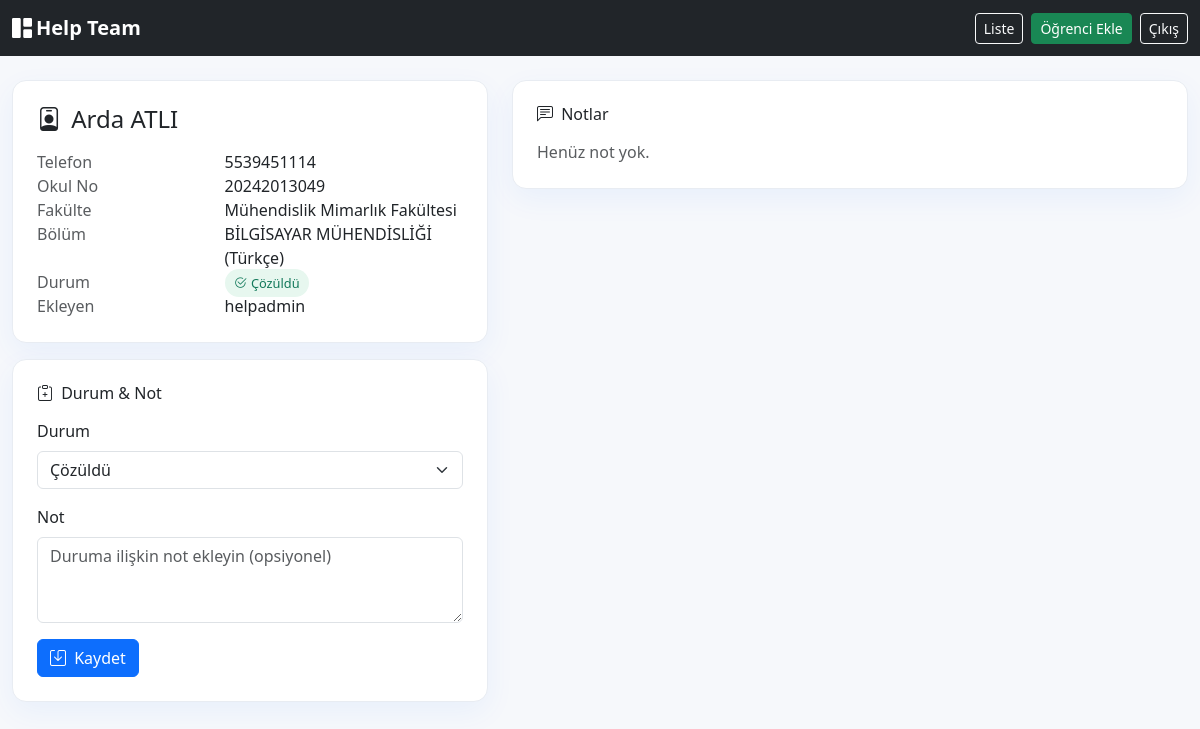
The page /student/1 (signed in) on the database its author committed.
### app.py (models this page shows)
class Student(db.Model):
    id = db.Column(db.Integer, primary_key=True)
    name = db.Column(db.String(150), nullable=False)
    phone = db.Column(db.String(20))
    school_no = db.Column(db.String(20))
    added_by = db.Column(db.String(150))
    status = db.Column(db.String(20), default='cozulmedi')  # 'cozuldu' | 'cozulmedi'
    department = db.Column(db.String(200))   # Bölüm
    faculty = db.Column(db.String(200))      # Fakülte

### app.py (the view, shortened to what this page needs)
@app.route("/student/<int:id>", methods=["GET", "POST"])
@login_required
def view_student(id):
    s = Student.query.get_or_404(id)
    notes = StudentNote.query.filter_by(student_id=id).order_by(StudentNote.created_at.desc()).all()
    return render_template("view_student.html", student=s, notes=notes)

### app.py (called while the page is built)
@login_manager.user_loader
def load_user(user_id):
    return User.query.get(int(user_id))

### templates/view_student.html (shortened to what this page needs)
<!doctype html>
<html lang="tr">
<head>
  <link href="https://cdn.jsdelivr.net/npm/bootstrap@5.3.2/dist/css/bootstrap.min.css" rel="stylesheet">
  <link href="https://cdn.jsdelivr.net/npm/bootstrap-icons@1.11.3/font/bootstrap-icons.css" rel="stylesheet">
</head>
<body>
<nav class="navbar navbar-expand-lg bg-dark navbar-dark">
  <div class="container-xxl">
    <a class="navbar-brand fw-semibold" href="{{ url_for('dashboard') }}"><i class="bi bi-grid-1x2-fill me-1"></i>Help Team</a>
    <div class="d-flex gap-2">
      <a href="{{ url_for('main_screen') }}" class="btn btn-outline-light btn-sm">Liste</a>
      <a href="{{ url_for('add_student') }}" class="btn btn-success btn-sm">Öğrenci Ekle</a>
      <a href="{{ url_for('logout') }}" class="btn btn-outline-light btn-sm">Çıkış</a>
    </div>
  </div>
</nav>
<div class="container-xxl py-4">
  <div class="row g-4">
    <div class="col-12 col-lg-5">
      <div class="glass p-4">
        <h4 class="mb-3"><i class="bi bi-person-badge me-1"></i> {{ student.name }}</h4>
        <div class="row">
          <div class="col-5 text-muted">Telefon</div><div class="col-7">{{ student.phone or '-' }}</div>
          <div class="col-5 text-muted">Okul No</div><div class="col-7">{{ student.school_no or '-' }}</div>
          <div class="col-5 text-muted">Fakülte</div><div class="col-7">{{ student.faculty or '-' }}</div>
          <div class="col-5 text-muted">Bölüm</div><div class="col-7">{{ student.department or '-' }}</div>
          <div class="col-5 text-muted">Durum</div>
          <div class="col-7">
            {% if student.status=='cozuldu' %}
              <span class="chip chip-success"><i class="bi bi-check2-circle me-1"></i>Çözüldü</span>
            {% else %}
              <span class="chip chip-warn"><i class="bi bi-exclamation-circle me-1"></i>Çözülmedi</span>
            {% endif %}
          </div>
          <div class="col-5 text-muted">Ekleyen</div><div class="col-7">{{ student.added_by or '—' }}</div>
        </div>
      </div>
      <div class="glass p-4 mt-3">
        <h6 class="mb-3"><i class="bi bi-clipboard-plus me-1"></i> Durum & Not</h6>
        <form method="post" class="row g-3">
          <div class="col-12">
            <label class="form-label">Durum</label>
            <select name="status" class="form-select">
              <option value="cozuldu" {{ student.status=='cozuldu' and 'selected' or '' }}>Çözüldü</option>
            </select>
          </div>
          <div class="col-12">
            <label class="form-label">Not</label>
            <textarea name="note" class="form-control" rows="3" placeholder="Duruma ilişkin not ekleyin (opsiyonel)"></textarea>
          </div>
          <div class="col-12">
            <button class="btn btn-primary"><i class="bi bi-save me-1"></i> Kaydet</button>
          </div>
        </form>
      </div>
    </div>
    <div class="col-12 col-lg-7">
      <div class="glass p-4">
        <h6 class="mb-3"><i class="bi bi-chat-left-text me-1"></i> Notlar</h6>
        {% if notes %}
          <div class="list-group list-group-flush">
            {% for n in notes %}
            <div class="list-group-item px-0">
              <div class="d-flex justify-content-between">
                <div>
                  <div class="small text-muted">
                    {{ n.created_at.strftime('%d.%m.%Y %H:%M') }} • {{ n.author or '—' }}
                  </div>
                  <div class="mt-1">{{ n.text }}</div>
                </div>
                <form method="post" action="{{ url_for('delete_note', note_id=n.id) }}" onsubmit="return confirm('Not silinsin mi?')">
                  <button class="btn btn-sm btn-outline-danger"><i class="bi bi-trash3"></i></button>
                </form>
              </div>
            </div>
            {% endfor %}
          </div>
        {% else %}
          <div class="text-muted">Henüz not yok.</div>
        {% endif %}
      </div>
    </div>
  </div>
</div>
</body>
</html>

### templates/view_student.html (style rules this page uses)
body { background:#f6f8fb }
.glass { background:#fff;border:1px solid #e8ecf2;border-radius:14px;box-shadow:0 10px 30px rgba(13,110,253,.06) }
.chip { padding:.3rem .6rem;border-radius:999px;font-size:.8rem }
.chip-success { background:#e7f7ef;color:#13795b }

### rows shown on the page
Student: name "Arda ATLI", phone "5539451114", school_no "20242013049", faculty "Mühendislik Mimarlık Fakültesi", department "BİLGİSAYAR MÜHENDİSLİĞİ (Türkçe)", added_by "helpadmin"
